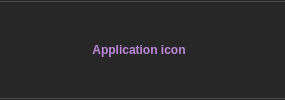
          <widget class="QWidget" name="NameContainer_5" native="true">
           <property name="sizePolicy">
            <sizepolicy hsizetype="Preferred" vsizetype="Minimum">
             <horstretch>0</horstretch>
             <verstretch>0</verstretch>
            </sizepolicy>
           </property>
           <layout class="QVBoxLayout" name="verticalLayout_21">
            <property name="spacing">
             <number>0</number>
            </property>
            <property name="leftMargin">
             <number>0</number>
            </property>
            <property name="topMargin">
             <number>0</number>
            </property>
            <property name="rightMargin">
             <number>0</number>
            </property>
            <property name="bottomMargin">
             <number>0</number>
            </property>
            <item>
             <widget class="QWidget" name="widget_36" native="true">
              <property name="minimumSize">
               <size>
                <width>0</width>
                <height>1</height>
               </size>
              </property>
              <property name="maximumSize">
               <size>
                <width>16777215</width>
                <height>1</height>
               </size>
              </property>
              <property name="styleSheet">
               <string notr="true">*{background-color:#262626}</string>
              </property>
             </widget>
            </item>
            <item>
             <widget class="QWidget" name="widget_37" native="true">
              <property name="minimumSize">
               <size>
                <width>0</width>
                <height>1</height>
               </size>
              </property>
              <property name="maximumSize">
               <size>
                <width>16777215</width>
                <height>1</height>
               </size>
              </property>
              <property name="styleSheet">
               <string notr="true">*{background-color:#494949}</string>
              </property>
             </widget>
            </item>
            <item>
             <layout class="QHBoxLayout" name="horizontalLayout_15">
              <property name="topMargin">
               <number>0</number>
              </property>
              <item>
               <widget class="QWidget" name="widget_23" native="true">
                <property name="minimumSize">
                 <size>
                  <width>0</width>
                  <height>0</height>
                 </size>
                </property>
                <property name="styleSheet">
                 <string notr="true">#widget_23{background-color:#272727;}</string>
                </property>
                <layout class="QHBoxLayout" name="horizontalLayout_22">
                 <property name="spacing">
                  <number>0</number>
                 </property>
                 <property name="leftMargin">
                  <number>0</number>
                 </property>
                 <property name="topMargin">
                  <number>0</number>
                 </property>
                 <property name="rightMargin">
                  <number>0</number>
                 </property>
                 <property name="bottomMargin">
                  <number>0</number>
                 </property>
                 <item>
                  <spacer name="horizontalSpacer_9">
                   <property name="orientation">
                    <enum>Qt::Horizontal</enum>
                   </property>
                   <property name="sizeHint" stdset="0">
                    <size>
                     <width>92</width>
                     <height>20</height>
                    </size>
                   </property>
                  </spacer>
                 </item>
                 <item>
                  <widget class="QLabel" name="CustomIconLabel">
                   <property name="sizePolicy">
                    <sizepolicy hsizetype="Preferred" vsizetype="Preferred">
                     <horstretch>0</horstretch>
                     <verstretch>0</verstretch>
                    </sizepolicy>
                   </property>
                   <property name="font">
                    <font>
                     <weight>75</weight>
                     <italic>false</italic>
                     <bold>true</bold>
                     <underline>false</underline>
                    </font>
                   </property>
                   <property name="toolTip">
                    <string>&lt;html&gt;&lt;head/&gt;&lt;body&gt;&lt;p style='width:500px'&gt;Icon of compiled application can be changed as well&lt;/p&gt;&lt;/body&gt;&lt;/html&gt;
</string>
                   </property>
                   <property name="styleSheet">
                    <string notr="true">#CustomIconLabel{background-color:#272727;color:#bc89da}</string>
                   </property>
                   <property name="text">
                    <string>Application icon</string>
                   </property>
                   <property name="alignment">
                    <set>Qt::AlignCenter</set>
                   </property>
                   <property name="margin">
                    <number>9</number>
                   </property>
                  </widget>
                 </item>
                 <item>
                  <widget class="QLabel" name="label_17">
                   <property name="toolTip">
                    <string>&lt;html&gt;&lt;head/&gt;&lt;body&gt;&lt;p style='width:500px'&gt;Icon of compiled application can be changed as well&lt;/p&gt;&lt;/body&gt;&lt;/html&gt;
</string>
                   </property>
                   <property name="text">
                    <string/>
                   </property>
                  </widget>
                 </item>
                 <item>
                  <spacer name="horizontalSpacer_10">
                   <property name="orientation">
                    <enum>Qt::Horizontal</enum>
                   </property>
                   <property name="sizeHint" stdset="0">
                    <size>
                     <width>92</width>
                     <height>20</height>
                    </size>
                   </property>
                  </spacer>
                 </item>
                </layout>
               </widget>
              </item>
             </layout>
            </item>
            <item>
             <widget class="QWidget" name="widget_38" native="true">
              <property name="minimumSize">
               <size>
                <width>0</width>
                <height>1</height>
               </size>
              </property>
              <property name="maximumSize">
               <size>
                <width>16777215</width>
                <height>1</height>
               </size>
              </property>
              <property name="styleSheet">
               <string notr="true">*{background-color:#494949}</string>
              </property>
             </widget>
            </item>
            <item>
             <widget class="QWidget" name="widget_39" native="true">
              <property name="minimumSize">
               <size>
                <width>0</width>
                <height>1</height>
               </size>
              </property>
              <property name="maximumSize">
               <size>
                <width>16777215</width>
                <height>1</height>
               </size>
              </property>
              <property name="styleSheet">
               <string notr="true">*{background-color:#262626}</string>
              </property>
             </widget>
            </item>
           </layout>
          </widget>
